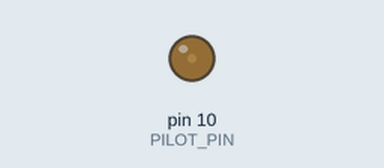
A sketch run on a simulated Arduino Uno, built with avr-gcc and run on an emulated ATmega328P. On the bench: output pins drawn as LEDs (lit = HIGH).

Above: at 0.05 s.
At 1.85 s:
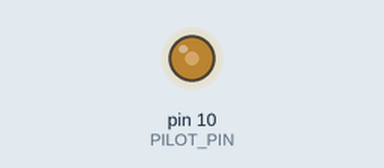
At 3.7 s:
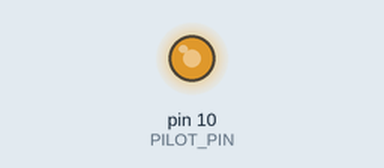
At 7.4 s:
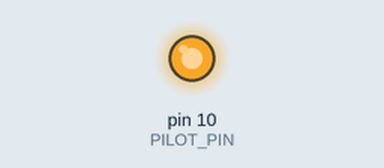
Timing chart, 0 to 9.8 s (numbered marks = the images above):
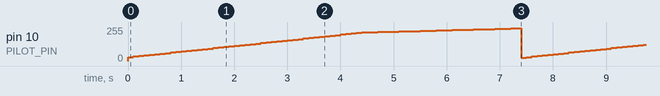

The sketch:

pwmtest_pde.ino
```cpp
#define TOP ((F_CPU / 2000000) * 1000) // for 1KHz (=1000us period)
#define PILOT_PIN 10
void setup()
{

  // set up Timer for phase & frequency correct PWM
  TCCR1A = 0;  // set up Control Register A
  ICR1 = TOP;
  // WGM13 -> select P&F mode CS10 -> prescaler = 1
  TCCR1B = _BV(WGM13) | _BV(CS10);

 #if (PILOT_PIN == 9)
  DDRB |= _BV(PORTB1);
  TCCR1A |= _BV(COM1A1);
 #else // PILOT_PIN == 10
  DDRB |= _BV(PORTB2);
  TCCR1A |= _BV(COM1B1);
 #endif // PILOT_PIN


}

int amps = 6;
void loop()
{
if (amps < 80) amps++;
else amps = 6;
  unsigned cnt;
  if ((amps >= 6) && (amps <= 51)) {
  // amps = (duty cycle %) X 0.6
    cnt = amps * (TOP/60);
  } else if ((amps > 51) && (amps <= 80)) {
    // amps = (duty cycle % - 64) X 2.5
    cnt = (amps * (TOP/250)) + (64*(TOP/100));
  }
#if (PILOT_PIN == 9)
  OCR1A = cnt;
#else // PILOT_PIN == 10
    OCR1B = cnt;
#endif
delay(100);
}
```

Measured:
- by itself, pin 10 (PILOT_PIN): ramps from 25/255 to 245/255 and jumps back, once every 7.5 s
